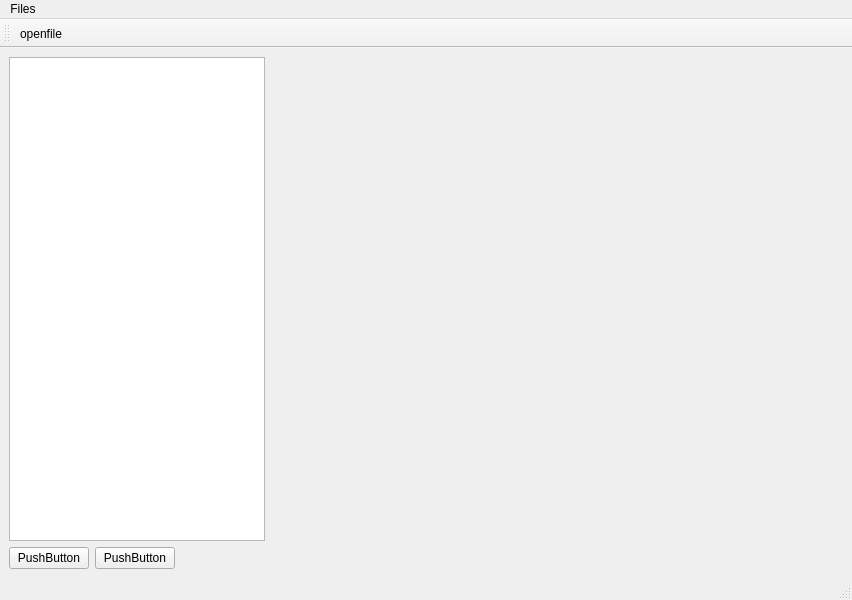
<?xml version="1.0" encoding="UTF-8"?>
<ui version="4.0">
 <class>MainWindow</class>
 <widget class="QMainWindow" name="MainWindow">
  <property name="geometry">
   <rect>
    <x>0</x>
    <y>0</y>
    <width>852</width>
    <height>600</height>
   </rect>
  </property>
  <property name="windowTitle">
   <string>MainWindow</string>
  </property>
  <widget class="QWidget" name="centralwidget">
   <layout class="QHBoxLayout" name="horizontalLayout_3">
    <item>
     <layout class="QVBoxLayout" name="verticalLayout">
      <item>
       <layout class="QHBoxLayout" name="horizontalLayout">
        <item>
         <widget class="QTreeView" name="treeView">
          <property name="sizePolicy">
           <sizepolicy hsizetype="Fixed" vsizetype="Expanding">
            <horstretch>0</horstretch>
            <verstretch>0</verstretch>
           </sizepolicy>
          </property>
         </widget>
        </item>
        <item>
         <widget class="QVTKOpenGLNativeWidget" name="vtkWidget" native="true">
          <property name="sizePolicy">
           <sizepolicy hsizetype="Expanding" vsizetype="Expanding">
            <horstretch>0</horstretch>
            <verstretch>0</verstretch>
           </sizepolicy>
          </property>
         </widget>
        </item>
       </layout>
      </item>
      <item>
       <layout class="QHBoxLayout" name="horizontalLayout_2">
        <item>
         <widget class="QPushButton" name="pushButton">
          <property name="text">
           <string>PushButton</string>
          </property>
         </widget>
        </item>
        <item>
         <widget class="QPushButton" name="pushButton_2">
          <property name="text">
           <string>PushButton</string>
          </property>
         </widget>
        </item>
        <item>
         <spacer name="horizontalSpacer">
          <property name="orientation">
           <enum>Qt::Horizontal</enum>
          </property>
          <property name="sizeHint" stdset="0">
           <size>
            <width>40</width>
            <height>20</height>
           </size>
          </property>
         </spacer>
        </item>
       </layout>
      </item>
     </layout>
    </item>
   </layout>
  </widget>
  <widget class="QMenuBar" name="menubar">
   <property name="geometry">
    <rect>
     <x>0</x>
     <y>0</y>
     <width>852</width>
     <height>21</height>
    </rect>
   </property>
   <widget class="QMenu" name="menuFiles">
    <property name="title">
     <string>Files</string>
    </property>
    <addaction name="actionOpen_File"/>
   </widget>
   <addaction name="menuFiles"/>
  </widget>
  <widget class="QStatusBar" name="statusbar"/>
  <widget class="QToolBar" name="toolBar">
   <property name="windowTitle">
    <string>toolBar</string>
   </property>
   <attribute name="toolBarArea">
    <enum>TopToolBarArea</enum>
   </attribute>
   <attribute name="toolBarBreak">
    <bool>false</bool>
   </attribute>
   <addaction name="actionOpen_File"/>
  </widget>
  <action name="actionOpen_File">
   <property name="icon">
    <iconset>
     <normaloff>icons/fileopen.png</normaloff>icons/fileopen.png</iconset>
   </property>
   <property name="text">
    <string>openfile</string>
   </property>
  </action>
 </widget>
 <customwidgets>
  <customwidget>
   <class>QVTKOpenGLNativeWidget</class>
   <extends>QWidget</extends>
   <header>QVTKOpenGLNativeWidget.h</header>
   <container>1</container>
  </customwidget>
 </customwidgets>
 <resources/>
 <connections/>
</ui>
